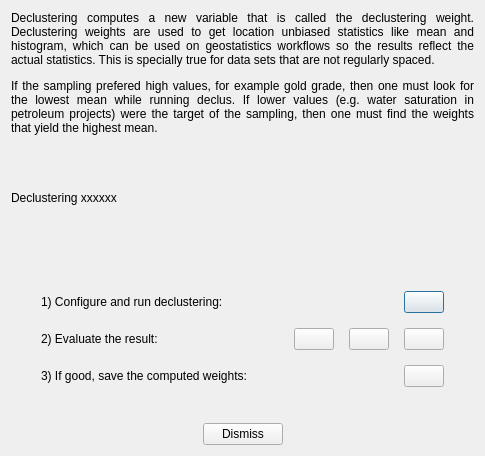
<?xml version="1.0" encoding="UTF-8"?>
<ui version="4.0">
 <class>DeclusteringDialog</class>
 <widget class="QDialog" name="DeclusteringDialog">
  <property name="geometry">
   <rect>
    <x>0</x>
    <y>0</y>
    <width>485</width>
    <height>456</height>
   </rect>
  </property>
  <property name="windowTitle">
   <string>Declustering tool</string>
  </property>
  <layout class="QVBoxLayout" name="verticalLayout">
   <item>
    <widget class="QLabel" name="label_4">
     <property name="text">
      <string>&lt;html&gt;&lt;head/&gt;&lt;body&gt;&lt;p&gt;Declustering computes a new variable that is called the declustering weight. Declustering weights are used to get location unbiased statistics like mean and histogram, which can be used on geostatistics workflows so the results reflect the actual statistics. This is specially true for data sets that are not regularly spaced.&lt;/p&gt;&lt;p&gt;If the sampling prefered high values, for example gold grade, then one must look for the lowest mean while running declus. If lower values (e.g. water saturation in petroleum projects) were the target of the sampling, then one must find the weights that yield the highest mean.&lt;/p&gt;&lt;/body&gt;&lt;/html&gt;</string>
     </property>
     <property name="alignment">
      <set>Qt::AlignJustify|Qt::AlignVCenter</set>
     </property>
     <property name="wordWrap">
      <bool>true</bool>
     </property>
    </widget>
   </item>
   <item>
    <widget class="QLabel" name="lblTitle">
     <property name="text">
      <string>Declustering xxxxxx</string>
     </property>
    </widget>
   </item>
   <item>
    <layout class="QVBoxLayout" name="verticalLayout_2">
     <property name="spacing">
      <number>15</number>
     </property>
     <property name="leftMargin">
      <number>30</number>
     </property>
     <property name="topMargin">
      <number>30</number>
     </property>
     <property name="rightMargin">
      <number>30</number>
     </property>
     <property name="bottomMargin">
      <number>30</number>
     </property>
     <item>
      <layout class="QHBoxLayout" name="horizontalLayout">
       <item>
        <widget class="QLabel" name="label">
         <property name="sizePolicy">
          <sizepolicy hsizetype="Expanding" vsizetype="Preferred">
           <horstretch>0</horstretch>
           <verstretch>0</verstretch>
          </sizepolicy>
         </property>
         <property name="text">
          <string>1) Configure and run declustering:</string>
         </property>
        </widget>
       </item>
       <item>
        <widget class="QPushButton" name="btnParameters">
         <property name="sizePolicy">
          <sizepolicy hsizetype="Minimum" vsizetype="Fixed">
           <horstretch>0</horstretch>
           <verstretch>0</verstretch>
          </sizepolicy>
         </property>
         <property name="toolTip">
          <string>edit parameters</string>
         </property>
         <property name="text">
          <string/>
         </property>
         <property name="icon">
          <iconset resource="resources.qrc">
           <normaloff>:/icons/setting16</normaloff>:/icons/setting16</iconset>
         </property>
        </widget>
       </item>
      </layout>
     </item>
     <item>
      <layout class="QHBoxLayout" name="horizontalLayout_3">
       <item>
        <widget class="QLabel" name="label_2">
         <property name="sizePolicy">
          <sizepolicy hsizetype="Expanding" vsizetype="Preferred">
           <horstretch>0</horstretch>
           <verstretch>0</verstretch>
          </sizepolicy>
         </property>
         <property name="text">
          <string>2) Evaluate the result:</string>
         </property>
        </widget>
       </item>
       <item>
        <widget class="QPushButton" name="btnSummary">
         <property name="toolTip">
          <string>view summary</string>
         </property>
         <property name="text">
          <string/>
         </property>
         <property name="icon">
          <iconset resource="resources.qrc">
           <normaloff>:/icons/summary16</normaloff>:/icons/summary16</iconset>
         </property>
        </widget>
       </item>
       <item>
        <widget class="QPushButton" name="btnHistogram">
         <property name="toolTip">
          <string>open resulting histogram</string>
         </property>
         <property name="text">
          <string/>
         </property>
         <property name="icon">
          <iconset resource="resources.qrc">
           <normaloff>:/icons/histo16</normaloff>:/icons/histo16</iconset>
         </property>
        </widget>
       </item>
       <item>
        <widget class="QPushButton" name="btnLocmap">
         <property name="toolTip">
          <string>location map of resulting weights</string>
         </property>
         <property name="text">
          <string/>
         </property>
         <property name="icon">
          <iconset resource="resources.qrc">
           <normaloff>:/icons/locmap16</normaloff>:/icons/locmap16</iconset>
         </property>
        </widget>
       </item>
      </layout>
     </item>
     <item>
      <layout class="QHBoxLayout" name="horizontalLayout_5">
       <item>
        <widget class="QLabel" name="label_3">
         <property name="sizePolicy">
          <sizepolicy hsizetype="Expanding" vsizetype="Preferred">
           <horstretch>0</horstretch>
           <verstretch>0</verstretch>
          </sizepolicy>
         </property>
         <property name="text">
          <string>3) If good, save the computed weights:</string>
         </property>
        </widget>
       </item>
       <item>
        <widget class="QPushButton" name="btnSave">
         <property name="toolTip">
          <string>save data with declustering weights</string>
         </property>
         <property name="text">
          <string/>
         </property>
         <property name="icon">
          <iconset resource="resources.qrc">
           <normaloff>:/icons/save16</normaloff>:/icons/save16</iconset>
         </property>
        </widget>
       </item>
      </layout>
     </item>
    </layout>
   </item>
   <item>
    <layout class="QHBoxLayout" name="horizontalLayout_2">
     <item>
      <spacer name="horizontalSpacer_2">
       <property name="orientation">
        <enum>Qt::Horizontal</enum>
       </property>
       <property name="sizeHint" stdset="0">
        <size>
         <width>40</width>
         <height>20</height>
        </size>
       </property>
      </spacer>
     </item>
     <item>
      <widget class="QPushButton" name="btnDismiss">
       <property name="text">
        <string>Dismiss</string>
       </property>
      </widget>
     </item>
     <item>
      <spacer name="horizontalSpacer">
       <property name="orientation">
        <enum>Qt::Horizontal</enum>
       </property>
       <property name="sizeHint" stdset="0">
        <size>
         <width>40</width>
         <height>20</height>
        </size>
       </property>
      </spacer>
     </item>
    </layout>
   </item>
  </layout>
 </widget>
 <resources>
  <include location="resources.qrc"/>
 </resources>
 <connections>
  <connection>
   <sender>btnDismiss</sender>
   <signal>clicked()</signal>
   <receiver>DeclusteringDialog</receiver>
   <slot>reject()</slot>
   <hints>
    <hint type="sourcelabel">
     <x>178</x>
     <y>221</y>
    </hint>
    <hint type="destinationlabel">
     <x>276</x>
     <y>219</y>
    </hint>
   </hints>
  </connection>
  <connection>
   <sender>btnParameters</sender>
   <signal>clicked()</signal>
   <receiver>DeclusteringDialog</receiver>
   <slot>onDeclus()</slot>
   <hints>
    <hint type="sourcelabel">
     <x>63</x>
     <y>140</y>
    </hint>
    <hint type="destinationlabel">
     <x>65</x>
     <y>167</y>
    </hint>
   </hints>
  </connection>
  <connection>
   <sender>btnSummary</sender>
   <signal>clicked()</signal>
   <receiver>DeclusteringDialog</receiver>
   <slot>onViewSummary()</slot>
   <hints>
    <hint type="sourcelabel">
     <x>228</x>
     <y>146</y>
    </hint>
    <hint type="destinationlabel">
     <x>142</x>
     <y>164</y>
    </hint>
   </hints>
  </connection>
  <connection>
   <sender>btnHistogram</sender>
   <signal>clicked()</signal>
   <receiver>DeclusteringDialog</receiver>
   <slot>onHistogram()</slot>
   <hints>
    <hint type="sourcelabel">
     <x>169</x>
     <y>146</y>
    </hint>
    <hint type="destinationlabel">
     <x>214</x>
     <y>177</y>
    </hint>
   </hints>
  </connection>
  <connection>
   <sender>btnSave</sender>
   <signal>clicked()</signal>
   <receiver>DeclusteringDialog</receiver>
   <slot>onSave()</slot>
   <hints>
    <hint type="sourcelabel">
     <x>286</x>
     <y>135</y>
    </hint>
    <hint type="destinationlabel">
     <x>287</x>
     <y>157</y>
    </hint>
   </hints>
  </connection>
  <connection>
   <sender>btnLocmap</sender>
   <signal>clicked()</signal>
   <receiver>DeclusteringDialog</receiver>
   <slot>onLocmap()</slot>
   <hints>
    <hint type="sourcelabel">
     <x>148</x>
     <y>146</y>
    </hint>
    <hint type="destinationlabel">
     <x>266</x>
     <y>158</y>
    </hint>
   </hints>
  </connection>
 </connections>
 <slots>
  <slot>onDeclus()</slot>
  <slot>onViewSummary()</slot>
  <slot>onHistogram()</slot>
  <slot>onSave()</slot>
  <slot>onLocmap()</slot>
 </slots>
</ui>
